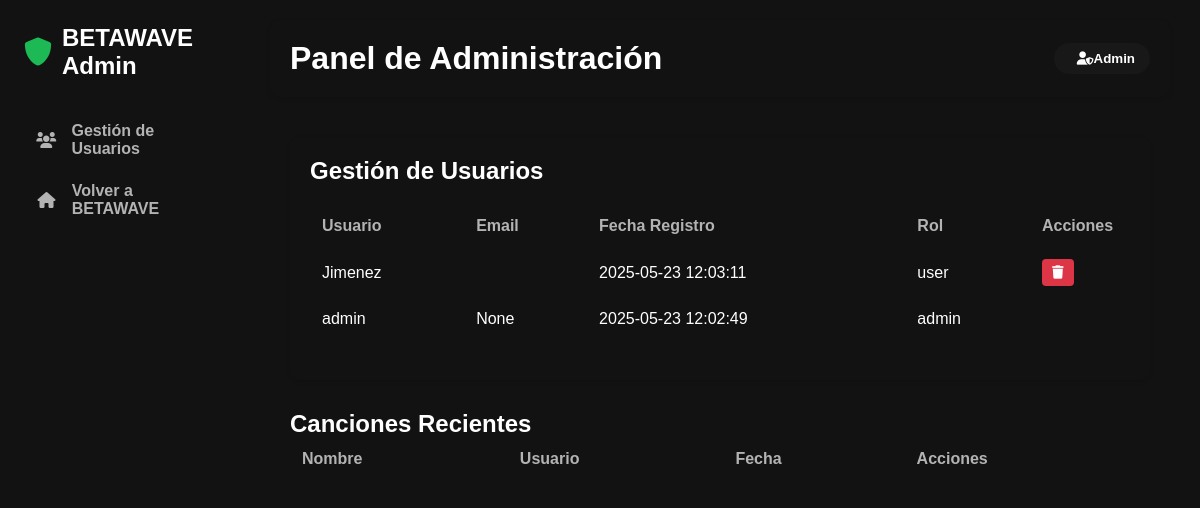
Page /admin (signed in) on the earlier database version.
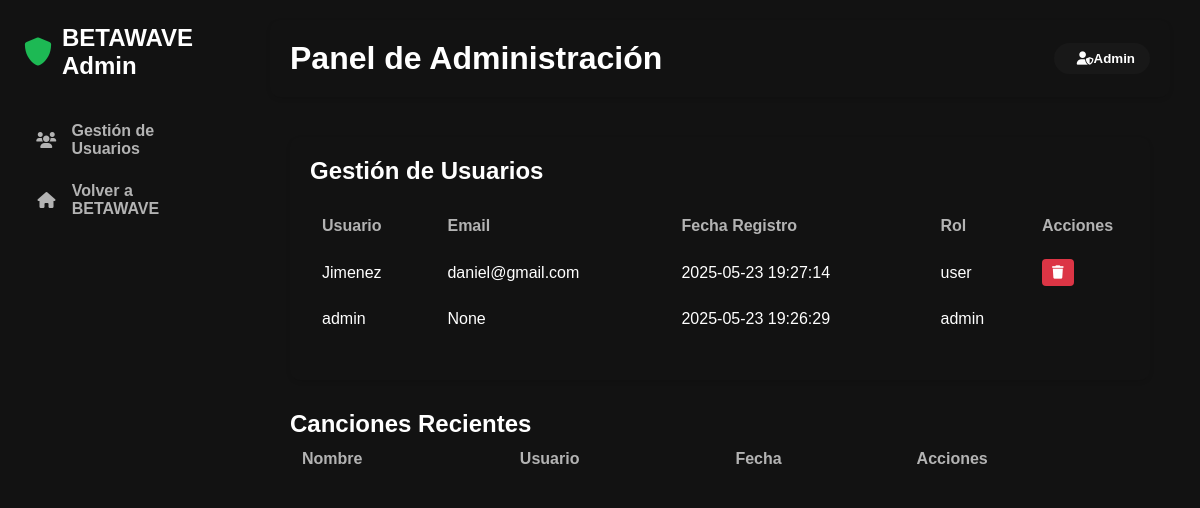
Same page on the later database version.
### tables this page shows
CREATE TABLE users (
        id INTEGER PRIMARY KEY AUTOINCREMENT,
        username TEXT UNIQUE NOT NULL,
        password TEXT NOT NULL,
        email TEXT,
        role TEXT DEFAULT 'user',
        created_at DATETIME
    );

### betawave/app.py (the view)
@app.route('/admin')
@login_required
@admin_required
def admin_dashboard():
    conn = sqlite3.connect('music.db')
    c = conn.cursor()
    c.execute("""
        SELECT id, username, email, created_at, role
        FROM users
        ORDER BY created_at DESC
    """)
    users = [
        {
            'id': row[0],
            'username': row[1],
            'email': row[2],
            'created_at': row[3],
            'role': row[4]
        }
        for row in c.fetchall()
    ]
    conn.close()
    return render_template('admin.html', users=users)

### betawave/app.py (called while the page is built)
def admin_required(f):
    @wraps(f)
    def decorated_function(*args, **kwargs):
        if 'user_role' not in session or session['user_role'] != 'admin':
            flash('Acceso no autorizado', 'error')
            return redirect(url_for('login'))
        return f(*args, **kwargs)
    return decorated_function

def login_required(f):
    @wraps(f)
    def decorated_function(*args, **kwargs):
        if 'user_id' not in session:
            flash('Debes iniciar sesión para acceder a esta página', 'error')
            return redirect(url_for('login', next=request.url))
        return f(*args, **kwargs)
    return decorated_function

### betawave/templates/admin.html (shortened to what this page needs)
<!DOCTYPE html>
<html lang="es">
<head>
    <link rel="stylesheet" href="https://cdnjs.cloudflare.com/ajax/libs/font-awesome/6.0.0/css/all.min.css">
    <link rel="stylesheet" href="/static/css/styles.css">
    <link rel="stylesheet" href="/static/css/admin.css">
</head>
<body>
    <div class="app-container">
        <div class="sidebar">
            <div class="logo">
                <i class="fas fa-shield-alt"></i>
                <span>BETAWAVE Admin</span>
            </div>
            <ul class="nav-menu">
                <li><a href="/admin" class="active"><i class="fas fa-users"></i> <span>Gestión de Usuarios</span></a></li>
                <li><a href="/"><i class="fas fa-home"></i> <span>Volver a BETAWAVE</span></a></li>
            </ul>
        </div>
        <div class="main-content">
            <header>
                <h1>Panel de Administración</h1>
                <div class="user-menu">
                    <div class="dropdown">
                        <button class="user-btn">
                            <i class="fas fa-user-shield"></i>
                            <span>Admin</span>
                        </button>
                    </div>
                </div>
            </header>            <div class="admin-container">
                <div class="users-table">
                    <h2>Gestión de Usuarios</h2>
                    <table>
                        <thead>
                            <tr>
                                <th>Usuario</th>
                                <th>Email</th>
                                <th>Fecha Registro</th>
                                <th>Rol</th>
                                <th>Acciones</th>
                            </tr>
                        </thead>
                        <tbody>
                            {% for user in users %}
                            <tr>
                                <td>{{ user.username }}</td>
                                <td>{{ user.email }}</td>
                                <td>{{ user.created_at }}</td>
                                <td>{{ user.role }}</td>                                <td class="actions">
                                    {% if user.role != 'admin' %}
                                    <button class="btn-delete" onclick="deleteUser('{{ user.id }}', '{{ user.username }}')">
                                        <i class="fas fa-trash"></i>
                                    </button>
                                    {% endif %}
                                </td>
                            </tr>
                            {% endfor %}
                        </tbody>
                    </table>
                </div>
                    <div class="recent-songs">
                        <h2>Canciones Recientes</h2>
                        <table>
                            <thead>
                                <tr>
                                    <th>Nombre</th>
                                    <th>Usuario</th>
                                    <th>Fecha</th>
                                    <th>Acciones</th>
                                </tr>
                            </thead>
                        </table>
                    </div>
                </div>
            </div>
        </div>
</body>
</html>

### betawave/static/css/styles.css (style rules this page uses)
:root { --primary-color: #1DB954; --dark-bg: #121212; --light-bg: #181818; --lighter-bg: #282828; --text-primary: #FFFFFF; --text-secondary: #B3B3B3; --error-color: #E74C3C; --success-color: #2ECC71; --info-color: #3498DB; }
* { margin: 0; padding: 0; box-sizing: border-box; }
body { font-family: 'Montserrat', sans-serif; background-color: var(--dark-bg); color: var(--text-primary); }
.app-container { display: flex; min-height: 100vh; }
.sidebar { width: 240px; background-color: var(--dark-bg); padding: 24px; display: flex; flex-direction: column; height: 100vh; position: fixed; }
.logo { display: flex; align-items: center; margin-bottom: 30px; font-size: 24px; font-weight: 700; color: var(--text-primary); }
.logo i { margin-right: 10px; color: var(--primary-color); font-size: 28px; }
.nav-menu { list-style: none; margin-bottom: 30px; }
.nav-menu li { padding: 12px; font-size: 16px; font-weight: 600; cursor: pointer; display: flex; align-items: center; color: var(--text-secondary); transition: all 0.2s; border-radius: 4px; user-select: none; }
.nav-menu li a { text-decoration: none; color: inherit; display: flex; align-items: center; width: 100%; }
.nav-menu li span { pointer-events: none; }
.nav-menu li i { margin-right: 15px; width: 24px; text-align: center; pointer-events: none; }
.main-content { margin-left: 240px; width: calc(100% - 240px); padding: 20px 30px; }
header { display: flex; justify-content: space-between; align-items: center; margin-bottom: 30px; }
.user-menu { position: relative; }
.user-btn { background-color: var(--light-bg); color: var(--text-primary); border: none; padding: 8px 15px; border-radius: 20px; cursor: pointer; display: flex; align-items: center; font-weight: 600; }
.user-btn i { margin-left: 8px; }

### betawave/static/css/admin.css (style rules this page uses)
.admin-container { padding: 20px; }
.users-table { background: var(--card-bg); border-radius: 10px; padding: 20px; margin-bottom: 30px; box-shadow: 0 2px 4px rgba(0, 0, 0, 0.1); }
.users-table h2 { margin: 0 0 20px 0; color: var(--text-primary); }
table { width: 100%; border-collapse: collapse; margin-bottom: 20px; }
th, td { padding: 12px; text-align: left; border-bottom: 1px solid var(--border-color); }
th { font-weight: 600; color: var(--text-secondary); background-color: rgba(0, 0, 0, 0.02); }
td { color: var(--text-primary); }
.actions { white-space: nowrap; width: 100px; }
.btn-edit, .btn-delete { padding: 6px 10px; border: none; border-radius: 4px; cursor: pointer; margin-right: 5px; transition: all 0.3s ease; }
.btn-delete { background-color: #dc3545; color: white; }
.main-content > header { background-color: var(--card-bg); display: flex; justify-content: space-between; align-items: center; padding: 20px; margin-bottom: 20px; border-radius: 10px; box-shadow: 0 2px 4px rgba(0, 0, 0, 0.1); }
.main-content > header h1 { margin: 0; color: var(--text-primary); }

Differences in the rows shown:
changed users "Jimenez": email (not shown) → "daniel@gmail.com"; created_at "2025-05-23 12:03:11" → "2025-05-23 19:27:14"
changed users "admin": created_at "2025-05-23 12:02:49" → "2025-05-23 19:26:29"
